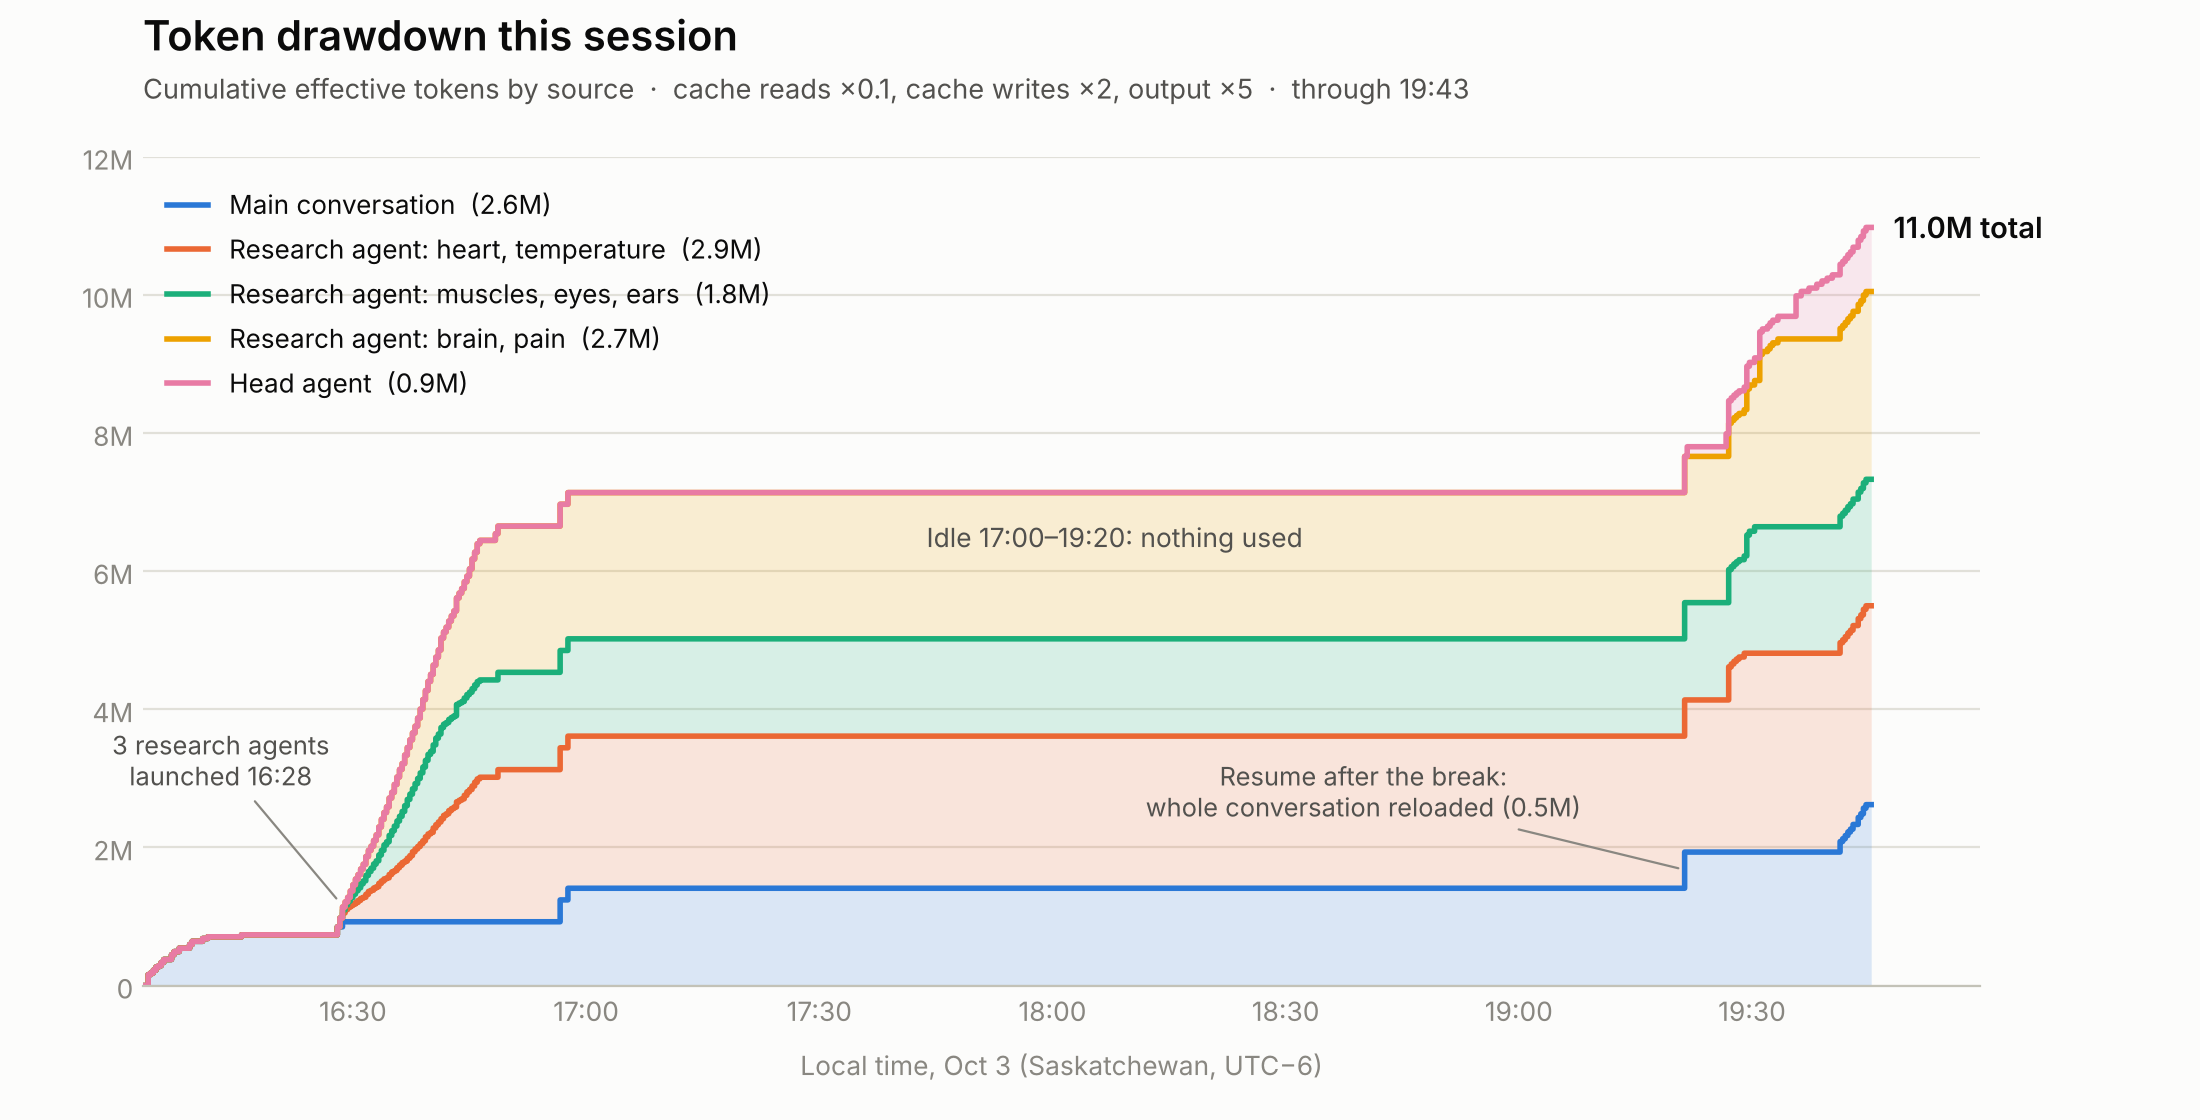

Source code (Python):
"""Cumulative effective-token drawdown for this session, stacked by source.

Effective tokens = input + 0.1*cache_read + 2*cache_write + 5*output.
Times shown in America/Regina (UTC-6).
"""
import json, glob, os, datetime as dt
import matplotlib
matplotlib.use("Agg")
import matplotlib.pyplot as plt
import matplotlib.dates as mdates
from matplotlib.ticker import FuncFormatter

BASE = "/root/.claude/projects/-home-claude/ce0e7ea5-b8e0-5790-b959-8fc28808af3a"
TZ = dt.timezone(dt.timedelta(hours=-6))

SOURCES = [  # bottom -> top, fixed categorical order (validated)
    ("Main conversation",                 BASE + ".jsonl",                                  "#2a78d6"),
    ("Research agent: heart, temperature", BASE + "/subagents/agent-af76efc9602c9c8f4.jsonl", "#eb6834"),
    ("Research agent: muscles, eyes, ears", BASE + "/subagents/agent-ad975515ac1a22b9b.jsonl", "#1baf7a"),
    ("Research agent: brain, pain",       BASE + "/subagents/agent-a4590e4ae1cf8967e.jsonl", "#eda100"),
    ("Head agent",                        BASE + "/subagents/agent-a4b2b87fc9df0a35f.jsonl", "#e87ba4"),
]

def requests(path):
    seen = {}
    with open(path) as f:
        for line in f:
            try:
                d = json.loads(line)
            except Exception:
                continue
            if d.get("type") != "assistant":
                continue
            m = d.get("message", {})
            u = m.get("usage")
            if not u:
                continue
            seen[d.get("requestId") or m.get("id")] = (d["timestamp"], u)
    out = []
    for ts, u in seen.values():
        t = dt.datetime.fromisoformat(ts.replace("Z", "+00:00")).astimezone(TZ)
        e = (u.get("input_tokens", 0) + 0.1 * u.get("cache_read_input_tokens", 0)
             + 2 * u.get("cache_creation_input_tokens", 0) + 5 * u.get("output_tokens", 0))
        out.append((t, e))
    return sorted(out)

data = {name: requests(p) for name, p, _ in SOURCES}
t0 = min(r[0][0] for r in data.values() if r).replace(second=0, microsecond=0)
t1 = max(r[-1][0] for r in data.values() if r)
grid = []
t = t0
while t <= t1 + dt.timedelta(minutes=1):
    grid.append(t)
    t += dt.timedelta(seconds=20)

def cumulative(reqs):
    vals, i, acc = [], 0, 0.0
    for g in grid:
        while i < len(reqs) and reqs[i][0] <= g:
            acc += reqs[i][1]
            i += 1
        vals.append(acc)
    return vals

cums = [cumulative(data[name]) for name, _, _ in SOURCES]
totals = {name: sum(e for _, e in data[name]) for name, _, _ in SOURCES}
grand = sum(totals.values())

# ---- chart ----
SURFACE, INK, INK2, MUTED, GRID, AXIS = "#fcfcfb", "#0b0b0b", "#52514e", "#898781", "#e1e0d9", "#c3c2b7"
plt.rcParams.update({"font.family": "Inter", "font.size": 10.5})
fig, ax = plt.subplots(figsize=(11, 5.6), dpi=200)
fig.patch.set_facecolor(SURFACE)
ax.set_facecolor(SURFACE)

lower = [0.0] * len(grid)
for (name, _, color), cum in zip(SOURCES, cums):
    upper = [a + b for a, b in zip(lower, cum)]
    ax.fill_between(grid, lower, upper, color=color, alpha=0.16, linewidth=0, step="post")
    ax.step(grid, upper, where="post", color=color, linewidth=2, solid_joinstyle="round",
            label=f"{name}  ({totals[name]/1e6:.1f}M)")
    lower = upper

ax.yaxis.set_major_formatter(FuncFormatter(lambda v, _: "0" if v == 0 else f"{v/1e6:.0f}M"))
ax.set_ylim(0, 12e6)
ax.xaxis.set_major_locator(mdates.MinuteLocator(byminute=[0, 30], tz=TZ))
ax.xaxis.set_major_formatter(mdates.DateFormatter("%H:%M", tz=TZ))
ax.set_xlim(grid[0], grid[-1] + dt.timedelta(minutes=14))
ax.grid(axis="y", color=GRID, linewidth=0.8)
ax.set_axisbelow(True)
for s in ("top", "right", "left"):
    ax.spines[s].set_visible(False)
ax.spines["bottom"].set_color(AXIS)
ax.tick_params(colors=MUTED, length=0, labelsize=9.5)
ax.set_xlabel("Local time, Oct 3 (Saskatchewan, UTC−6)", color=MUTED, fontsize=9.5, labelpad=8)

# Selective annotations (text tokens only)
end_total = lower[-1]
ax.annotate(f"{grand/1e6:.1f}M total", xy=(grid[-1], end_total), xytext=(8, 0),
            textcoords="offset points", va="center", color=INK, fontsize=10.5, fontweight="semibold")
ax.text(dt.datetime(2026, 10, 3, 18, 8, tzinfo=TZ), 6.35e6, "Idle 17:00–19:20: nothing used",
        color=INK2, fontsize=9.5, ha="center")
ax.annotate("Resume after the break:\nwhole conversation reloaded (0.5M)",
            xy=(dt.datetime(2026, 10, 3, 19, 21, 13, tzinfo=TZ), 1.68e6),
            xytext=(dt.datetime(2026, 10, 3, 18, 40, tzinfo=TZ), 2.45e6),
            textcoords="data", color=INK2, fontsize=9.2, ha="center",
            arrowprops=dict(arrowstyle="-", color=MUTED, linewidth=0.8))
ax.annotate("3 research agents\nlaunched 16:28", xy=(dt.datetime(2026, 10, 3, 16, 28, 20, tzinfo=TZ), 1.2e6),
            xytext=(dt.datetime(2026, 10, 3, 16, 13, tzinfo=TZ), 2.9e6), textcoords="data",
            color=INK2, fontsize=9.2, ha="center",
            arrowprops=dict(arrowstyle="-", color=MUTED, linewidth=0.8))

fig.text(0.065, 0.955, "Token drawdown this session", color=INK, fontsize=15, fontweight="semibold")
fig.text(0.065, 0.912, "Cumulative effective tokens by source  ·  cache reads ×0.1, cache writes ×2, output ×5  ·  through 19:43",
         color=INK2, fontsize=9.8)
leg = ax.legend(loc="upper left", bbox_to_anchor=(0.0, 0.99), frameon=False, fontsize=9.4,
                labelcolor=INK, handlelength=1.6)
fig.subplots_adjust(left=0.065, right=0.9, top=0.86, bottom=0.12)
out = "/mnt/user-data/outputs/token_drawdown.png"
fig.savefig(out, facecolor=SURFACE)
print(out)
for name, _, _ in SOURCES:
    print(f"{name}: {totals[name]:,.0f}")
print(f"TOTAL: {grand:,.0f}")
